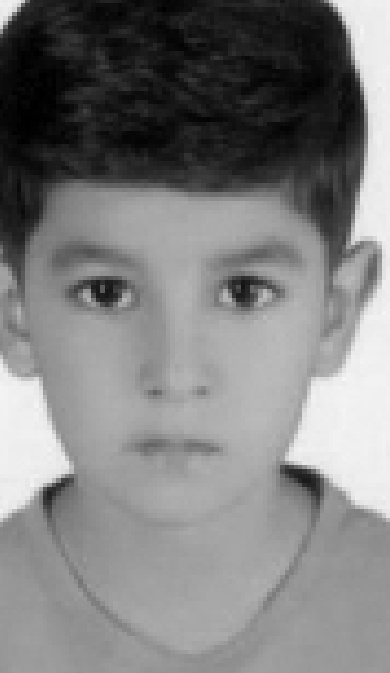
#> input picture Campaigns/minab/splitted_photos/2ezZa_Habashia_38.jpg, 390 x 673 px; its folder holds only this picture in this run
$ python generate_spotlight_cards.py
#> lines starting #> are read from the running program, lines starting #| are printed output that depends on the picture
#!/usr/bin/env python3
"""
Concept #2: "Before You Scroll" — Single-Child Spotlight Cards
Generates 1080×1080 emotional social media cards from Minab children photos.

Each card features:
- Dark gradient background
- Child's portrait (centered, softly bordered)
- Child's name (if available)
- Emotional caption text
- PFP branding + hashtag bar
"""

import os
import random
import re
from pathlib import Path
from PIL import Image, ImageDraw, ImageFont, ImageFilter, ImageEnhance

# --- Configuration ---
CARD_SIZE = (1080, 1080)
PHOTO_DIR = Path(__file__).parent / "splitted_photos"
OUTPUT_DIR = Path(__file__).parent / "spotlight_cards"
FONT_BOLD = "/System/Library/Fonts/Supplemental/Arial Bold.ttf"
FONT_REGULAR = "/System/Library/Fonts/Helvetica.ttc"
FONT_FUTURA = "/System/Library/Fonts/Supplemental/Futura.ttc"

# Brand colors
BG_DARK = (15, 15, 25)
ACCENT_GOLD = (232, 190, 92)
ACCENT_WARM = (220, 120, 60)
TEXT_WHITE = (255, 255, 255)
TEXT_DIM = (180, 180, 190)
HASHTAG_COLOR = (140, 160, 220)

# Emotional captions — rotated across cards
CAPTIONS = [
    "Before you scroll past —\nthis child has a name.",
    "100 children.\n100 stolen futures.",
    "She doesn't know what\n'normal' looks like.",
    "His biggest dream?\nGoing to school without fear.",
    "Sanctions don't just\nhurt economies.\nThey steal childhoods.",
    "This face is not a statistic.",
    "What would you do\nif this was your child?",
    "Every child deserves a\nchance to dream.",
    "Peace is not political.\nIt's personal.",
    "Behind every sanction\nis a child who suffers.",
    "Their only crime?\nBeing born in the wrong place.",
    "She wants to be a doctor.\nWill the world let her?",
    "This is what\nindifference looks like.",
    "One voice can't change the world.\nBut silence guarantees nothing will.",
    "They didn't choose this.\nBut you can choose to care.",
]


def extract_name(filename: str) -> str | None:
    """Extract a readable child name from the filename, return None if not a real name."""
    stem = Path(filename).stem

    # Skip numbered fallback names
    if re.match(r"^child_\d+$", stem):
        return None

    # Skip Arabic/Farsi garbled OCR names
    if any("\u0600" <= ch <= "\u06FF" for ch in stem):
        return None

    # Extract name parts (before the trailing number)
    parts = re.sub(r"_\d+$", "", stem).split("_")
    # Clean up fragments — only keep parts that look like names
    clean_parts = []
    for part in parts:
        cleaned = re.sub(r"[^a-zA-Z]", "", part)
        if len(cleaned) >= 2:
            clean_parts.append(cleaned.capitalize())

    if not clean_parts:
        return None

    return " ".join(clean_parts)


def create_gradient_background(size: tuple[int, int]) -> Image.Image:
    """Create a dark cinematic gradient background."""
    img = Image.new("RGB", size, BG_DARK)
    draw = ImageDraw.Draw(img)

    # Radial-ish warm glow in center
    center_x, center_y = size[0] // 2, size[1] // 3
    for radius in range(400, 0, -1):
        opacity = int(12 * (radius / 400))
        color = (
            BG_DARK[0] + min(opacity * 2, 30),
            BG_DARK[1] + min(opacity, 15),
            BG_DARK[2] + min(opacity, 20),
        )
        draw.ellipse(
            [
                center_x - radius,
                center_y - radius,
                center_x + radius,
                center_y + radius,
            ],
            fill=color,
        )

    return img


def add_photo_to_card(
    card: Image.Image, photo_path: Path, card_draw: ImageDraw.Draw
) -> None:
    """Place the child's photo on the card with rounded corners and soft shadow."""
    photo = Image.open(photo_path).convert("RGB")

    # Target photo height on card
    target_height = 620
    aspect = photo.width / photo.height
    target_width = int(target_height * aspect)
    photo = photo.resize((target_width, target_height), Image.LANCZOS)

    # Enhance slightly
    enhancer = ImageEnhance.Contrast(photo)
    photo = enhancer.enhance(1.1)
    enhancer = ImageEnhance.Brightness(photo)
    photo = enhancer.enhance(1.05)

    # Create rounded rectangle mask
    mask = Image.new("L", photo.size, 0)
    mask_draw = ImageDraw.Draw(mask)
    mask_draw.rounded_rectangle(
        [(0, 0), (photo.width - 1, photo.height - 1)], radius=16, fill=255
    )

    # Soft shadow
    shadow_offset = 6
    shadow = Image.new("RGBA", card.size, (0, 0, 0, 0))
    shadow_draw = ImageDraw.Draw(shadow)
    photo_x = (card.width - target_width) // 2
    photo_y = 60
    shadow_draw.rounded_rectangle(
        [
            (photo_x + shadow_offset, photo_y + shadow_offset),
            (
                photo_x + target_width + shadow_offset,
                photo_y + target_height + shadow_offset,
            ),
        ],
        radius=16,
        fill=(0, 0, 0, 80),
    )
    shadow = shadow.filter(ImageFilter.GaussianBlur(radius=12))
    card.paste(
        Image.new("RGB", card.size, BG_DARK), mask=shadow.split()[3]
    )  # darken behind shadow

    # Paste photo with mask
    card.paste(photo, (photo_x, photo_y), mask)

    # Thin gold border
    card_draw.rounded_rectangle(
        [(photo_x - 2, photo_y - 2), (photo_x + target_width + 1, photo_y + target_height + 1)],
        radius=18,
        outline=(*ACCENT_GOLD, 120),
        width=2,
    )

    return photo_y + target_height  # return bottom y of photo


def render_text_block(
    card: Image.Image,
    draw: ImageDraw.Draw,
    name: str | None,
    caption: str,
    photo_bottom_y: int,
) -> None:
    """Render the name, caption, and branding text onto the card."""
    y_cursor = photo_bottom_y + 24

    # --- Child's name ---
    if name:
        try:
            font_name = ImageFont.truetype(FONT_BOLD, 36)
        except OSError:
            font_name = ImageFont.load_default()
        # Gold accent line
        draw.line(
            [(CARD_SIZE[0] // 2 - 60, y_cursor), (CARD_SIZE[0] // 2 + 60, y_cursor)],
            fill=ACCENT_GOLD,
            width=2,
        )
        y_cursor += 12
        bbox = draw.textbbox((0, 0), name, font=font_name)
        text_width = bbox[2] - bbox[0]
        draw.text(
            ((CARD_SIZE[0] - text_width) // 2, y_cursor),
            name,
            font=font_name,
            fill=ACCENT_GOLD,
        )
        y_cursor += (bbox[3] - bbox[1]) + 16

    # --- Caption ---
    try:
        font_caption = ImageFont.truetype(FONT_REGULAR, 26)
    except OSError:
        font_caption = ImageFont.load_default()

    for line in caption.split("\n"):
        bbox = draw.textbbox((0, 0), line, font=font_caption)
        text_width = bbox[2] - bbox[0]
        draw.text(
            ((CARD_SIZE[0] - text_width) // 2, y_cursor),
            line,
            font=font_caption,
            fill=TEXT_WHITE,
        )
        y_cursor += (bbox[3] - bbox[1]) + 6

    # --- Bottom branding bar ---
    bar_y = CARD_SIZE[1] - 60
    try:
        font_small = ImageFont.truetype(FONT_REGULAR, 18)
    except OSError:
        font_small = ImageFont.load_default()

    # Separator line
    draw.line(
        [(80, bar_y - 16), (CARD_SIZE[0] - 80, bar_y - 16)],
        fill=(60, 60, 80),
        width=1,
    )

    branding = "People for Peace"
    hashtags = "#100FacesOfPeace  #PeopleForPeace"

    bbox_brand = draw.textbbox((0, 0), branding, font=font_small)
    draw.text(
        (40, bar_y),
        branding,
        font=font_small,
        fill=TEXT_DIM,
    )

    bbox_hash = draw.textbbox((0, 0), hashtags, font=font_small)
    hash_width = bbox_hash[2] - bbox_hash[0]
    draw.text(
        (CARD_SIZE[0] - hash_width - 40, bar_y),
        hashtags,
        font=font_small,
        fill=HASHTAG_COLOR,
    )


def generate_card(photo_path: Path, index: int) -> Path:
    """Generate a single spotlight card and save it."""
    name = extract_name(photo_path.name)
    caption = CAPTIONS[index % len(CAPTIONS)]

    # Create card
    card = create_gradient_background(CARD_SIZE)
    draw = ImageDraw.Draw(card, "RGBA")

    # Add photo
    photo_bottom = add_photo_to_card(card, photo_path, draw)

    # Add text
    render_text_block(card, draw, name, caption, photo_bottom)

    # Save
    safe_name = re.sub(r"[^\w\-.]", "_", photo_path.stem)
    output_path = OUTPUT_DIR / f"card_{index + 1:03d}_{safe_name}.jpg"
    card.convert("RGB").save(output_path, "JPEG", quality=92)
    return output_path


def main() -> None:
    """Generate all spotlight cards."""
    OUTPUT_DIR.mkdir(exist_ok=True)

    # Get all child photos (skip non-image files)
    photos = sorted(
        [p for p in PHOTO_DIR.iterdir() if p.suffix.lower() in (".jpg", ".jpeg", ".png")],
        key=lambda p: p.name,
    )

    print(f"Found {len(photos)} child photos")
    print(f"Output directory: {OUTPUT_DIR}")
    print()

    generated = 0
    for i, photo_path in enumerate(photos):
        try:
            out = generate_card(photo_path, i)
#> in create_gradient_background, `img = Image.new("RGB", size, BG_DARK)`:
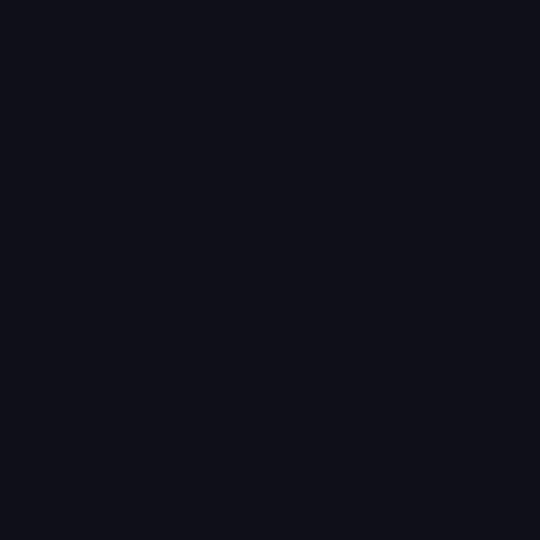
#> img: PIL image 1080x1080 RGB (shown at 1/2 size); mean R, G, B 15, 15, 25
#> in generate_card, `card = create_gradient_background(CARD_SIZE)`:
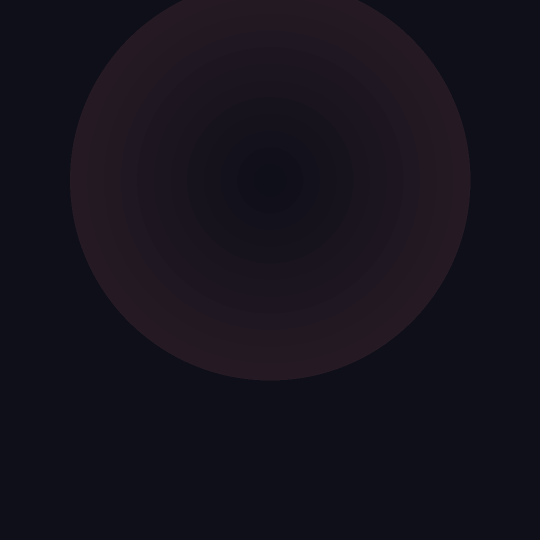
#> card: PIL image 1080x1080 RGB (shown at 1/2 size); mean R, G, B 21.3, 18.2, 28.2
#> in add_photo_to_card, photo is the input picture: PIL image 390x673 RGB; min 0, max 248, mean 126.7
#> in add_photo_to_card, `mask = Image.new("L", photo.size, 0)`: mask: PIL image 359x620 L; every value is 0
#> in add_photo_to_card, `shadow = Image.new("RGBA", card.size, (0, 0, 0, 0))`: shadow: PIL image 1080x1080 RGBA; every value is 0
#> in add_photo_to_card, `shadow = shadow.filter(ImageFilter.GaussianBlur(radius=12))`:
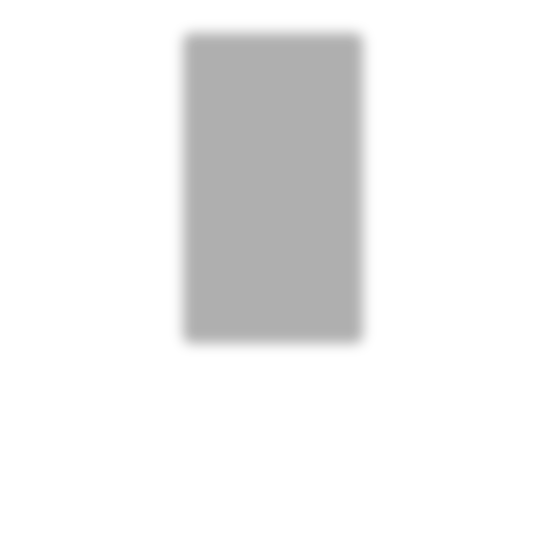
#> shadow: PIL image 1080x1080 RGBA (shown at 1/2 size); mean R, G, B, A 0, 0, 0, 15.3; transparent parts drawn white
#> in add_photo_to_card, `card.paste(photo, (photo_x, photo_y), mask)`:
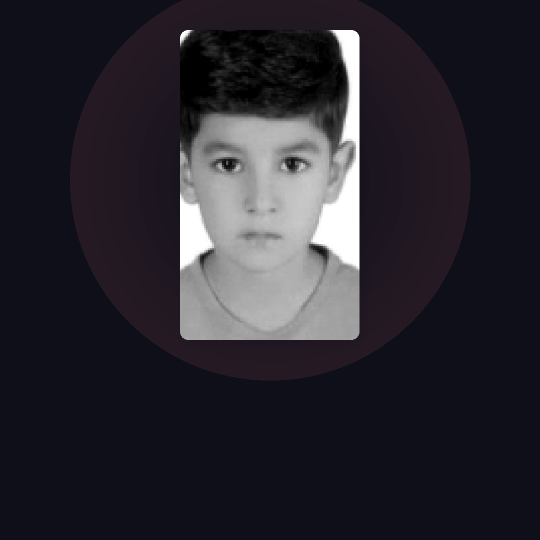
#> card: PIL image 1080x1080 RGB (shown at 1/2 size); mean R, G, B 41.5, 39.4, 47.5
#> in generate_card, `photo_bottom = add_photo_to_card(card, photo_path, draw)`: photo_bottom = 680
#> in render_text_block, `y_cursor = photo_bottom_y + 24`: y_cursor = 704
#> in render_text_block, `y_cursor += 12`: y_cursor = 716
#> in render_text_block, `y_cursor += (bbox[3] - bbox[1]) + 16`: y_cursor = 759
#> the loop in render_text_block, `for line in caption.split("\n"):` made 2 passes
#> y_cursor on passes 1 to 2: 790, 816
#> after the loop in render_text_block, `for line in caption.split("\n"):`: y_cursor = 816
#> in render_text_block, `bbox_brand = draw.textbbox((0, 0), branding, font=font_small)`: bbox_brand = (0, 3, 149, 21)
#> in render_text_block, `bbox_hash = draw.textbbox((0, 0), hashtags, font=font_small)`: bbox_hash = (0, 3, 341, 21)
#> in render_text_block, `hash_width = bbox_hash[2] - bbox_hash[0]`: hash_width = 341
#> in generate_card, `render_text_block(card, draw, name, caption, photo_bottom)`:
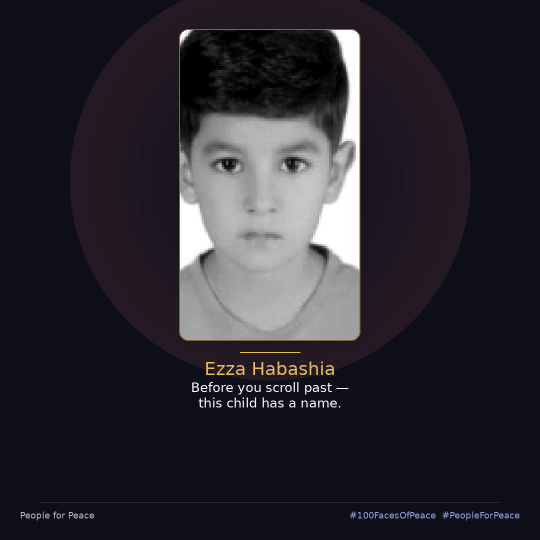
#> card: PIL image 1080x1080 RGB (shown at 1/2 size); mean R, G, B 43.1, 40.9, 48.6
            generated += 1
            if generated <= 5 or generated % 20 == 0:
                name = extract_name(photo_path.name)
                label = name if name else f"(unnamed #{i + 1})"
                print(f"  ✅ [{generated:3d}] {label} → {out.name}")
        except Exception as e:
            print(f"  ❌ [{i + 1:3d}] {photo_path.name}: {e}")

    print(f"\n🎉 Generated {generated} spotlight cards in {OUTPUT_DIR}/")


if __name__ == "__main__":
    main()

$ run again, on Campaigns/minab/splitted_photos/Asma_Zakeri_41.jpg
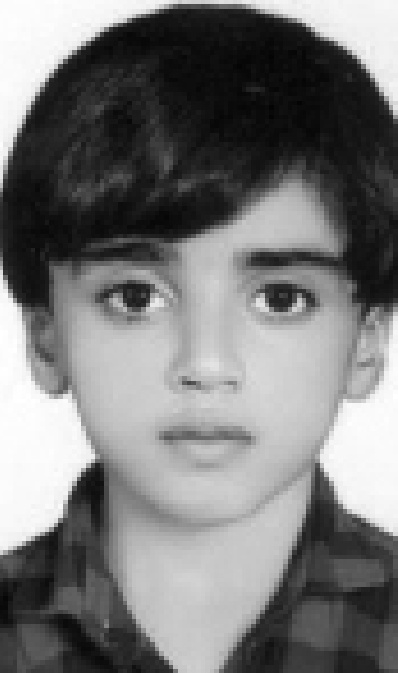
#> input picture Campaigns/minab/splitted_photos/Asma_Zakeri_41.jpg, 398 x 673 px
#> in add_photo_to_card, photo is the input picture: PIL image 398x673 RGB; min 2, max 255, mean 120.5
#> mask: PIL image 366x620 L; every value is 0
#> in add_photo_to_card, `card.paste(photo, (photo_x, photo_y), mask)`:
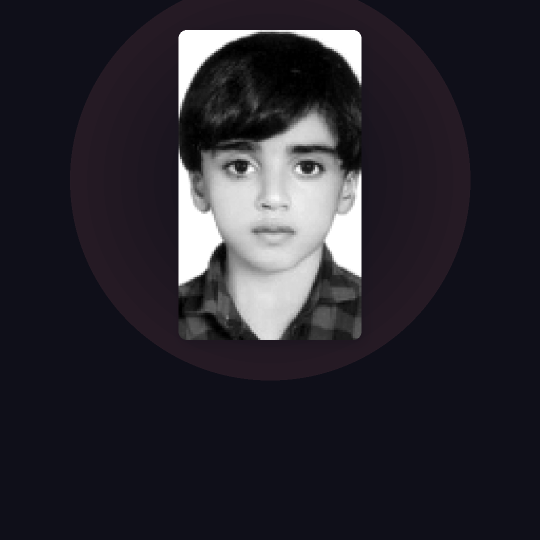
#> card: PIL image 1080x1080 RGB (shown at 1/2 size); mean R, G, B 40.3, 38.2, 46.2
#> photo_bottom = 680
#> in render_text_block, `y_cursor = photo_bottom_y + 24`: y_cursor = 704
#> in render_text_block, `y_cursor += 12`: y_cursor = 716
#> in render_text_block, `y_cursor += (bbox[3] - bbox[1]) + 16`: y_cursor = 759
#> the loop in render_text_block, `for line in caption.split("\n"):` made 2 passes
#> y_cursor on passes 1 to 2: 790, 816
#> after the loop in render_text_block, `for line in caption.split("\n"):`: y_cursor = 816
#> bbox_brand = (0, 3, 149, 21)
#> bbox_hash = (0, 3, 341, 21)
#> hash_width = 341
#> in generate_card, `render_text_block(card, draw, name, caption, photo_bottom)`:
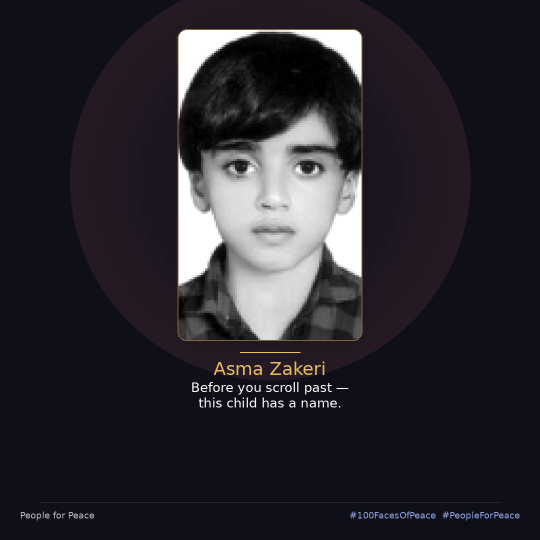
#> card: PIL image 1080x1080 RGB (shown at 1/2 size); mean R, G, B 41.8, 39.6, 47.4

$ run again, on Campaigns/minab/splitted_photos/Asra_Zakeri_26.jpg
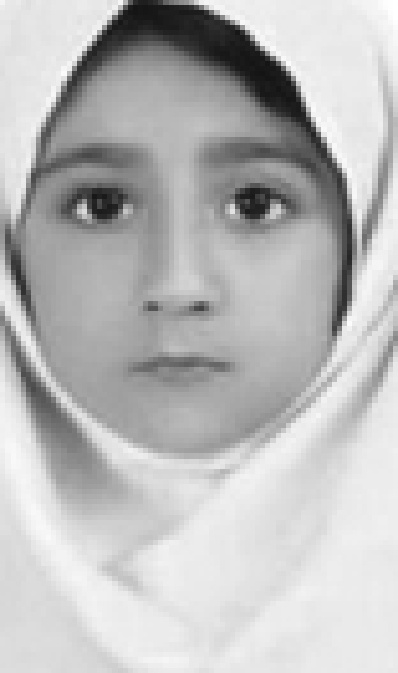
#> input picture Campaigns/minab/splitted_photos/Asra_Zakeri_26.jpg, 398 x 673 px
#> in add_photo_to_card, photo is the input picture: PIL image 398x673 RGB; min 17, max 255, mean 186.7
#> mask: PIL image 366x620 L; every value is 0
#> in add_photo_to_card, `card.paste(photo, (photo_x, photo_y), mask)`:
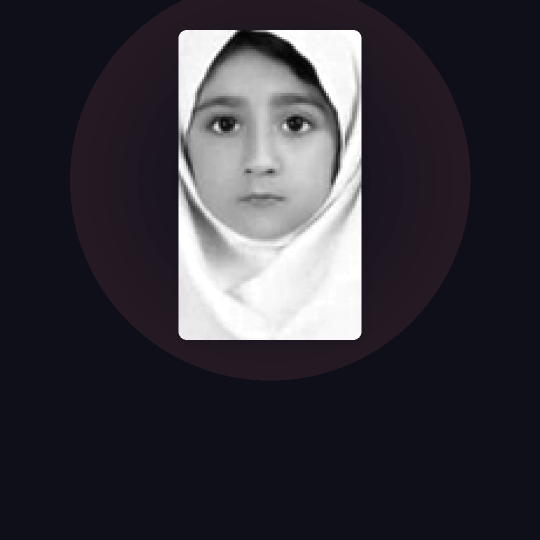
#> card: PIL image 1080x1080 RGB (shown at 1/2 size); mean R, G, B 54.1, 52, 60.1
#> photo_bottom = 680
#> in render_text_block, `y_cursor = photo_bottom_y + 24`: y_cursor = 704
#> in render_text_block, `y_cursor += 12`: y_cursor = 716
#> in render_text_block, `y_cursor += (bbox[3] - bbox[1]) + 16`: y_cursor = 759
#> the loop in render_text_block, `for line in caption.split("\n"):` made 2 passes
#> y_cursor on passes 1 to 2: 790, 816
#> after the loop in render_text_block, `for line in caption.split("\n"):`: y_cursor = 816
#> bbox_brand = (0, 3, 149, 21)
#> bbox_hash = (0, 3, 341, 21)
#> hash_width = 341
#> in generate_card, `render_text_block(card, draw, name, caption, photo_bottom)`:
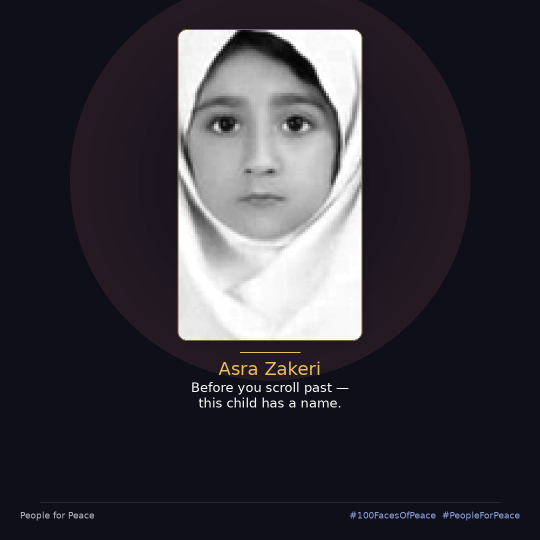
#> card: PIL image 1080x1080 RGB (shown at 1/2 size); mean R, G, B 55.6, 53.4, 61.2

$ run again, on Campaigns/minab/splitted_photos/Alireza_Zareie_59.jpg
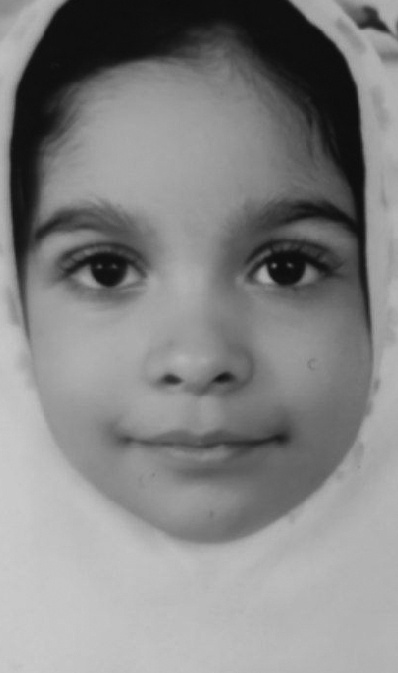
#> input picture Campaigns/minab/splitted_photos/Alireza_Zareie_59.jpg, 398 x 673 px
#> in add_photo_to_card, photo is the input picture: PIL image 398x673 RGB; min 12, max 204, mean 132.5
#> mask: PIL image 366x620 L; every value is 0
#> in add_photo_to_card, `card.paste(photo, (photo_x, photo_y), mask)`:
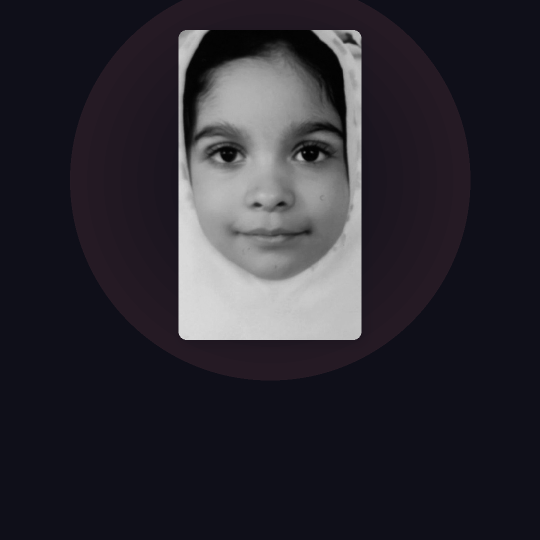
#> card: PIL image 1080x1080 RGB (shown at 1/2 size); mean R, G, B 43.1, 41, 49.1
#> photo_bottom = 680
#> in render_text_block, `y_cursor = photo_bottom_y + 24`: y_cursor = 704
#> in render_text_block, `y_cursor += 12`: y_cursor = 716
#> in render_text_block, `y_cursor += (bbox[3] - bbox[1]) + 16`: y_cursor = 759
#> the loop in render_text_block, `for line in caption.split("\n"):` made 2 passes
#> y_cursor on passes 1 to 2: 790, 816
#> after the loop in render_text_block, `for line in caption.split("\n"):`: y_cursor = 816
#> bbox_brand = (0, 3, 149, 21)
#> bbox_hash = (0, 3, 341, 21)
#> hash_width = 341
#> in generate_card, `render_text_block(card, draw, name, caption, photo_bottom)`:
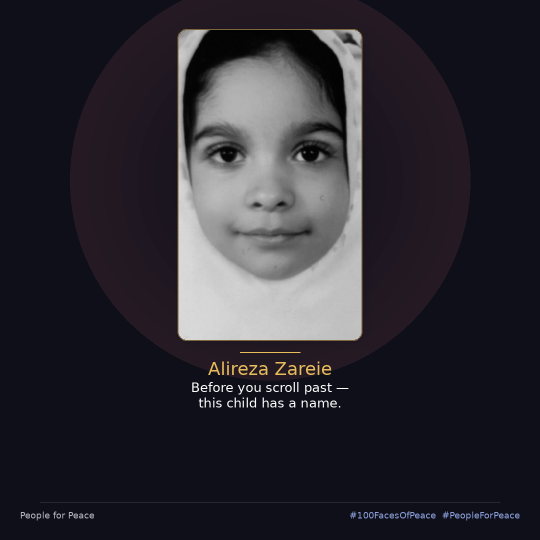
#> card: PIL image 1080x1080 RGB (shown at 1/2 size); mean R, G, B 44.7, 42.5, 50.2
